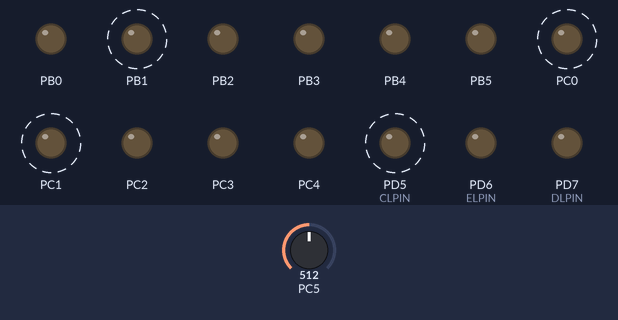
Recording of a program running on a simulated ATmega8, built with avr-gcc and emulated at 8 MHz. Parts: output pins drawn as LEDs (lit = HIGH). Dashed ring = blinking. Inputs (shaded band) come from the test bench; at power-on: PC5 = 512.

Above: at 4.0 s.
4.1 s: PC5 set to 514
6.7 s: PC5 set to 716
At 9.4 s:
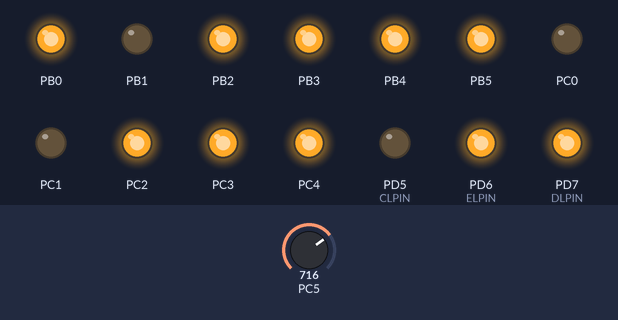
9.7 s: PC5 set to 711
At 11.8 s:
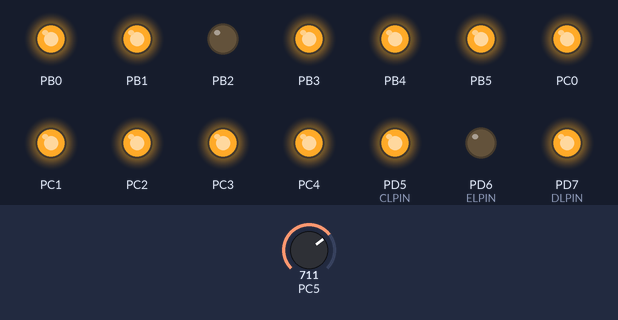
12.7 s: PC5 set to 511
At 14.2 s:
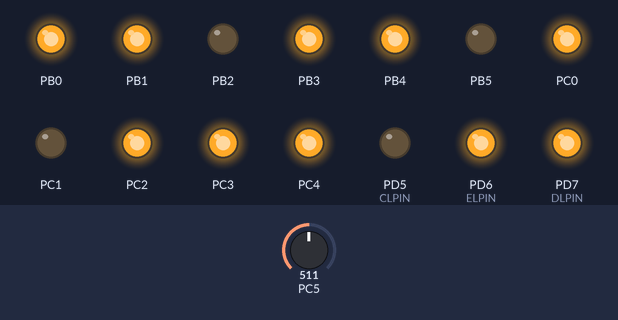
15.7 s: PC5 set to 210
18.7 s: PC5 set to 199
At 20.9 s:
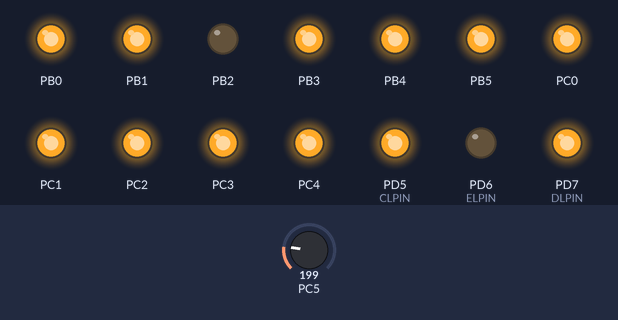
Timing chart, 0 to 22.4 s (numbered marks = the images above; inputs shaded):
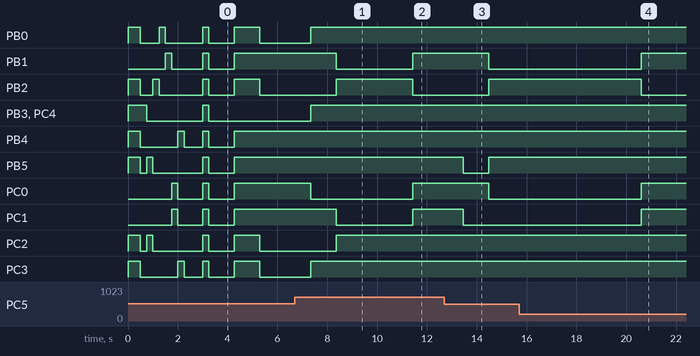

Measured:
- the behaviour switches between 712 and 711 on PC5 (found by bisection; images 1 and 2)
- the behaviour switches between 200 and 199 on PC5 (found by bisection; images 3 and 4)
- after the input at 6.7 s, PB0, PB3, PC3, PC4: LOW → HIGH after 0.64 s; PB1, PC1, PD5 (CLPIN): HIGH → LOW after 1.7 s; PB2, PC2: LOW → HIGH after 1.7 s; PC0: HIGH → LOW after 0.64 s
- after the input at 9.7 s, PB1, PC0, PC1, PD5 (CLPIN): LOW → HIGH after 1.7 s; PB2, PD6 (ELPIN): HIGH → LOW after 1.7 s
- after the input at 12.7 s, PB1, PC0: HIGH → LOW after 1.8 s; PB2: LOW → HIGH after 1.8 s; PB5: HIGH → LOW after 0.76 s, → HIGH 1.0 s later; PC1, PD5 (CLPIN): HIGH → LOW after 0.76 s; PD6 (ELPIN): LOW → HIGH after 0.76 s
- after the input at 15.7 s, every drawn part: stays the same
- after the input at 18.7 s, PB1, PC0, PC1, PD5 (CLPIN): LOW → HIGH after 1.9 s; PB2, PD6 (ELPIN): HIGH → LOW after 1.9 s
- by itself, PB1, PD5 (CLPIN): alternates HIGH for 0.25 s and LOW for 1.3 s
- by itself, PC0, PC1: alternates HIGH for 0.25 s and LOW for 1.0 s

The program:

main.c
```c
/*
 * main.c
 *
 *  Created on: Mar 21, 2019
 *      Author: Mateusz W¹t³y
 */
#include "main.h"

#define N 100

void ADC_Init()
{
	//---ADMUX---:
	{
		//[7,6] REFSn - Vref selection: (avcc)
		CLEARBIT(ADMUX, REFS1);
		SETBIT(ADMUX, REFS0);
		//[5] ADLAR - ADC Left Adjust Result: (off)
		CLEARBIT(ADMUX, ADLAR);
		//[3, 2, 1, 0] MUXn - Analog channel selection: (ADC5)
		CLEARBIT(ADMUX, MUX3);
		SETBIT(ADMUX, MUX2);
		CLEARBIT(ADMUX, MUX1);
		SETBIT(ADMUX, MUX0);
	}
	//---ADCSRA---:
	{
		//[7] ADEN - ADC enable: (on)
		SETBIT(ADCSRA, ADEN);
		//[6] ADSC - ADC start conversion: (off)
		CLEARBIT(ADCSRA, ADSC);
		//[5] ADFR - ADC free running select: (off)
		CLEARBIT(ADCSRA, ADFR);
		//[4] ADIF - ADC interrupt flag (check)
		//[3] ADIE - ADC interrupt enable: (off)
		CLEARBIT(ADCSRA, ADIE);
		//[2, 1, 0] ADPSn - ADC prescaler select: (128)
		SETBIT(ADCSRA, ADPS2);
		SETBIT(ADCSRA, ADPS1);
		SETBIT(ADCSRA, ADPS0);
	}
}

int main()
{
	int temp_val[N];
	long sum = 0;
	//PIN SETUP:
	PIN_OUTPUT(B, 0);  //disp 6
	PIN_OUTPUT(B, 1);  //disp 8
	PIN_OUTPUT(B, 2);  //disp 7
	PIN_OUTPUT(B, 3);  //disp 16
	PIN_OUTPUT(B, 4);  //disp 15
	PIN_OUTPUT(B, 5);  //disp 14

	PIN_OUTPUT(C, 0);  //disp 13
	PIN_OUTPUT(C, 1);  //disp 12
	PIN_OUTPUT(C, 2);  //disp 11
	PIN_OUTPUT(C, 3);  //disp 10
	PIN_OUTPUT(C, 4);  //disp 9
	PIN_INPUT(C, 5);   //temperature analog in

	PIN_OUTPUT(D, 5);  //disp 1
	PIN_OUTPUT(D, 6);  //disp 2
	PIN_OUTPUT(D, 7);  //disp 3
	//----
	ADC_Init();
	//NOP:
	_NOP();
	//----
	send_reg_to_led(0x00, 0x00);  //clear leds
	led_startup_short_test();
	SETBIT(ADCSRA, ADSC); //start conversion
	//LOOP:
	while(1)
	{
		for (int i = 0; i <= (N-1); i++)
		{
			while(CHECKBIT(ADCSRA, ADSC)) {};
			temp_val[i] = ADC;
			_delay_ms(10);
			SETBIT(ADCSRA, ADSC); //start conversion
		}
		for (int var = 0; var <= (N-1); var++)
		{
			sum = sum + temp_val[var];
			temp_val[var] = 0;
		}
		send_number_to_led(sum/(N*2));
		sum = 0;
	}
	//----
	return 0;
}
```

bitops.h
```c
/*
 * bitops.h
 *
 *  Created on: 12 mar 2019
 *      Author: Mateusz W¹t³y
 */

#ifndef BITOPS_H_
#define BITOPS_H_

#define SETBIT(ADDRESS, BIT) (ADDRESS |= (1<<BIT))
#define CLEARBIT(ADDRESS, BIT) (ADDRESS &= ~(1<<BIT))
#define FLIPBIT(ADDRESS, BIT) (ADDRESS ^= (1<<BIT))
#define CHECKBIT(ADDRESS, BIT) (ADDRESS & (1<<BIT))

#define SETBITMASK(x, y) (x |= (y))
#define CLEARBITMASK(x, y) (x &= (~y))
#define FLIPBITMASK(x, y) (x ^= (y))
#define CHECKBITMASK(x, y) (x & (y))

#endif /* BITOPS_H_ */
```

main.h
```c
/*
 * main.h
 *
 *  Created on: Mar 23, 2019
 *      Author: Mateusz W¹t³y
 */

#ifndef MAIN_H_
#define MAIN_H_

#include <avr/io.h>
#include <util/delay.h>
#include "bitops.h"
#include "myatmega8macros.h"
#include "twodigitsevensegment.h"

#define _NOP() do { __asm__ __volatile__ ("nop"); } while (0)

int main();

#endif /* MAIN_H_ */
```

myatmega8macros.h
```c
/*
 * myatmega8macros.h
 *
 *  Created on: Mar 21, 2019
 *      Author: Mateusz W¹t³y
 */

#ifndef MYATMEGA8MACROS_H_
#define MYATMEGA8MACROS_H_

#include "bitops.h"
#include <avr/io.h>

#define PIN_OUTPUT(A, x) SETBIT(DDR##A, x)
#define PIN_INPUT(A, x) CLEARBIT(DDR##A, x)
#define PIN_INPUT_PULLUP(A, x) CLEARBIT(DDR##A, x);	SETBIT(PORT##A, x)

#define PIN_SETX(A, x) PIN_SET(A, x)
#define PIN_SET(A, x) SETBIT(PORT##A, x)

#define PIN_CLEARX(A, x) PIN_CLEAR(A, x)
#define PIN_CLEAR(A, x) CLEARBIT(PORT##A, x)

#define PIN_CHECK(A, x) CHECKBIT(PIN##A, x)

#endif /* MYATMEGA8MACROS_H_ */
```

twodigitsevensegment.c
```c
/*
 * twodigitsevensegment.c
 *
 *  Created on: Mar 22, 2019
 *      Author: Mateusz W¹t³y
 */
#include "twodigitsevensegment.h"

void seg_L_lcd(char i, char state)
{
	switch (i)
		{
			case G:
				if(state) PIN_SETX(GLPORT, GLPIN); else PIN_CLEARX(GLPORT, GLPIN);
				break;
			case F:
				if(state) PIN_SETX(FLPORT, FLPIN); else PIN_CLEARX(FLPORT, FLPIN);
				break;
			case E:
				if(state) PIN_SETX(ELPORT, ELPIN); else PIN_CLEARX(ELPORT, ELPIN);
				break;
			case D:
				if(state) PIN_SETX(DLPORT, DLPIN); else PIN_CLEARX(DLPORT, DLPIN);
				break;
			case C:
				if(state) PIN_SETX(CLPORT, CLPIN); else PIN_CLEARX(CLPORT, CLPIN);
				break;
			case B:
				if(state) PIN_SETX(BLPORT, BLPIN); else PIN_CLEARX(BLPORT, BLPIN);
				break;
			case A:
				if(state) PIN_SETX(ALPORT, ALPIN); else PIN_CLEARX(ALPORT, ALPIN);
				break;
			default:
				break;
		}
}

void seg_R_lcd(char i, char state)
{
	switch (i)
		{
			case G:
				if(state) PIN_SETX(GRPORT, GRPIN); else PIN_CLEARX(GRPORT, GRPIN);
				break;
			case F:
				if(state) PIN_SETX(FRPORT, FRPIN); else PIN_CLEARX(FRPORT, FRPIN);
				break;
			case E:
				if(state) PIN_SETX(ERPORT, ERPIN); else PIN_CLEARX(ERPORT, ERPIN);
				break;
			case D:
				if(state) PIN_SETX(DRPORT, DRPIN); else PIN_CLEARX(DRPORT, DRPIN);
				break;
			case C:
				if(state) PIN_SETX(CRPORT, CRPIN); else PIN_CLEARX(CRPORT, CRPIN);
				break;
			case B:
				if(state) PIN_SETX(BRPORT, BRPIN); else PIN_CLEARX(BRPORT, BRPIN);
				break;
			case A:
				if(state) PIN_SETX(ARPORT, ARPIN); else PIN_CLEARX(ARPORT, ARPIN);
				break;
			default:
				break;
		}
}

struct NumberAs2Digits num_to_dig (char number)
{
	struct NumberAs2Digits num;
	num.dL = number/10;
	num.dR = number%10;
	return num;
}

char dig_to_reg(char dig)
{
	char reg = 0x00;
	switch (dig)
	{
		case 0:
			//----0b0abcdefg
			reg = 0b01111110;
			break;
		case 1:
			reg = 0b00110000;
			break;
		case 2:
			reg = 0b01101101;
			break;
		case 3:
			reg = 0b01111001;
			break;
		case 4:
			reg = 0b00110011;
			break;
		case 5:
			reg = 0b01011011;
			break;
		case 6:
			reg = 0b01011111;
			break;
		case 7:
			reg = 0b01110000;
			break;
		case 8:
			reg = 0b01111111;
			break;
		case 9:
			reg = 0b01111011;
			break;
		default:
			reg = ERROR;
			break;
	}
	return reg;
}

void send_reg_to_led(char regL, char regR)
{
	for (int i = G; i <= A; i++)
	{
		seg_L_lcd(i, CHECKBIT(regL, i));
		seg_R_lcd(i, CHECKBIT(regR, i));
	}
}

void send_number_to_led(char two_digit_number)
{
	if(two_digit_number > 99 || two_digit_number < 0)
	{
		send_reg_to_led(ERROR, ERROR);
		return;
	}
	send_reg_to_led(dig_to_reg(num_to_dig(two_digit_number).dL),
					dig_to_reg(num_to_dig(two_digit_number).dR));
}

void led_startup_short_test()
{
	send_reg_to_led(ERROR, ERROR);
	_delay_ms(500);
	for (char var = 0; var <= 8; var++)
	{
		send_reg_to_led(0x01 << var, 0x01 << var);
		_delay_ms(250);
	}

	_delay_ms(250);
	send_reg_to_led(0xFF, 0xFF);
	_delay_ms(250);
	send_reg_to_led(0x00, 0x00);
}

void led_startup_test()
{
	led_startup_short_test();
	for (char var = 0; var <= 99; var++)
	{
		send_number_to_led(var);
		_delay_ms(50);
	}
	for (char var = 0; var <= 9; var++)
	{
		send_number_to_led(var);
		_delay_ms(500);
	}
}
```

twodigitsevensegment.h
```c
/*
 * twodigitsevensegment.h
 *
 *  Created on: Mar 22, 2019
 *      Author: Mateusz W¹t³y
 */

#ifndef TWODIGITSEVENSEGMENT_H_
#define TWODIGITSEVENSEGMENT_H_

#include <avr/io.h>
#include <util/delay.h>
#include "myatmega8macros.h"
#include "bitops.h"

//PORTS AND PINS HERE (CONNECTIONS):
#define GLPORT B
#define GLPIN 3
#define FLPORT B
#define FLPIN 5
#define ELPORT D
#define ELPIN 6
#define DLPORT D
#define DLPIN 7
#define CLPORT D
#define CLPIN 5
#define BLPORT C
#define BLPIN 0
#define ALPORT B
#define ALPIN 4

#define GRPORT C
#define GRPIN 4
#define FRPORT C
#define FRPIN 2
#define ERPORT B
#define ERPIN 2
#define DRPORT B
#define DRPIN 0
#define CRPORT B
#define CRPIN 1
#define BRPORT C
#define BRPIN 1
#define ARPORT C
#define ARPIN 3
//---------END---------------

#define ERROR 0b01001111

enum Segment{A = 6, B = 5, C = 4, D = 3, E = 2, F = 1, G = 0};

struct NumberAs2Digits{ char dL, dR; };

//PROCESS DATA:
void seg_L_lcd(char i, char state);
void seg_R_lcd(char i, char state);
struct NumberAs2Digits num_to_dig (char num);
char dig_to_reg(char dig);

//SEND TO LCD:
void send_reg_to_led(char regL, char regR);
void send_number_to_led(char two_digit_number);

void led_startup_short_test();
void led_startup_test();

#endif /* TWODIGITSEVENSEGMENT_H_ */
```
